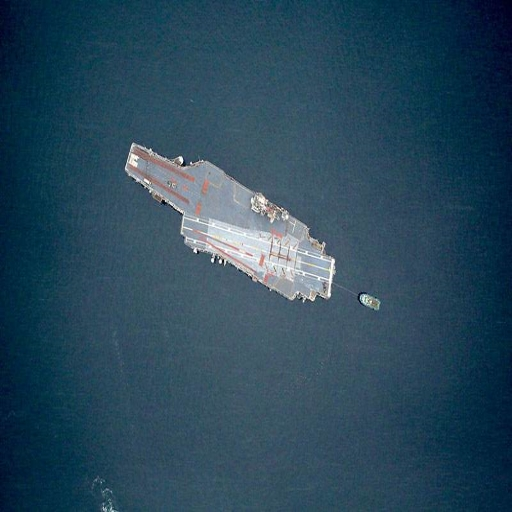
%> input picture 10.8/舰船模型.jpg, 512 x 512 px
$ octave test3.m   (GNU Octave 9; MATLAB toolbox functions it lacks are replaced by stand-ins)
%> lines starting %> are read from the running program, lines starting %| are printed output that depends on the picture
### 10.8/aperture.m
function [PU] = aperture(Rcirc, rho, theta)
% aperture 做一个孔径 ------------------------------------
% Rcirc 孔径半径
% rho   距离中心距离
% theta 偏移角

% 排布图大小 M x M;
M = 512;
N = M;
% 空矩阵
pu = zeros(M);

% 圆域内赋值为 1
for n=1:N
    for m=1:M
        % 在图中心半径 Rcirc以内的点都置1 其余的都为0
        if(n-N/2)^2+(m-M/2)^2<Rcirc^2
            pu(n,m)=1;
        end
    end
end

% 平移坐标
x = round(rho*cos(theta));
y = round(rho*sin(theta));

% 平移
se = translate(strel(1), [x y]);%指定方向平移
pu = imdilate(pu,se);%%将灰度图膨胀
pu = transpose(pu);%转置
% 边角填充的 -inf 归零处理
P=find(pu<0);
pu(P(:))=0;
% 设置返回值
PU = pu;
end

### 10.8/three_aperture_1.m
% three_aperture 三孔径阵列 每个孔径间隔 2/3 pi
% Rcirc 孔径半径
%x,y    位置坐标
function [PU] = three_aperture_1(Rcirc, x , y ,Rcirc1, x1 , y1  )

% 相邻孔径的相位差
delta = 2 * pi/3;

%% 三个内孔径
rho = sqrt(x*x+y*y);
theta = atan2(y,x);
pu0 = aperture(Rcirc, rho, theta);
pu1 = aperture(Rcirc, rho, theta + delta);
pu2 = aperture(Rcirc, rho, theta + 2 * delta);
%% 三个外子径
rho1 = sqrt(x1*x1+y1*y1);
theta1 = atan2(y1,x1);
pu3 = aperture(Rcirc1, rho1, theta1);
pu4 = aperture(Rcirc1, rho1, theta1 + delta);
pu5 = aperture(Rcirc1, rho1, theta1 + 2 * delta);
% 逻辑或 孔径阵列复合
pu = pu0 | pu1 | pu2 | pu3 | pu4 | pu5;

% 设置返回值
PU = double(pu);
end

### 10.8/test3.m
%% 用于测试3+3构型的方案
%% 3是golay3构型，外面的3也是golay3构型
%% 内golay3构型从里到外 外Golay3从外到里
clear all;
clc;
%% 获取舰船原始图像
I = imread('舰船模型.jpg');
%> I is the input picture: size 512x512x3 uint8; mean R, G, B 42.1, 72, 90.3
% I = imread('舰船模型2.jpg');
I1 = rgb2gray(I);%转化为灰度图
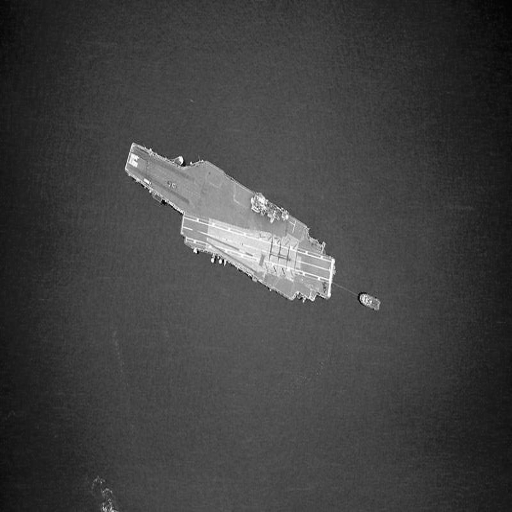
%> I1: size 512x512 uint8; min 3, max 254, mean 65.1
I2 = im2double(I1);%转化为double型
% figure(1);
% imshow(I2);%展示原始图像
% title('原始灰度图像');
Input = fliplr(I2);%矩阵左右翻转
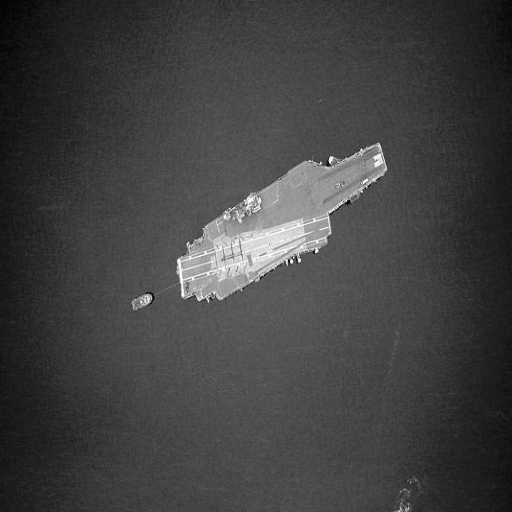
%> Input: size 512x512 double; min 0.0118, max 0.996, mean 0.255; mean of the top-left, top-right, bottom-left and bottom-right quarters 0.232, 0.277, 0.264, 0.248
Input = flipud(I2);%矩阵上下翻转
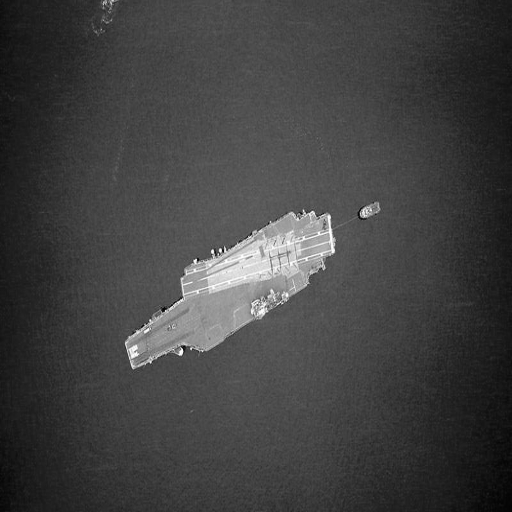
%> Input: size 512x512 double; min 0.0118, max 0.996, mean 0.255; mean of the top-left, top-right, bottom-left and bottom-right quarters 0.248, 0.264, 0.277, 0.232
S_Input = double(Input);
[M,N]=size(I2);
%> M = 512; N = 512
F_Input = fft2(S_Input,M,N);%物方图像进行傅里叶变换
F_abs = abs(F_Input);
F_shift = fftshift(F_abs);%将零频分量移到中心
%% 初始化各项参数
M = 512;
pu = zeros(M);
d = 2.001;%内子径口径
r = d/2;
d1 = 4.001;%外子径口径
r1 = d1/2;
rho0 = d;%初始中心距
rho1 = 22;
phi0 = 0;%初始相位差
phi01 = 0;
x = rho0*cos(phi0);
y = rho0*sin(phi0);%初始内子径位置
x1 = rho1*cos(phi01);
y1 = rho1*sin(phi01);%初始内子径位置
D0 = 50;%目标等效口径
D = 22;%内子径最大增长
delta_r = d;%内子径增长长度
delta_r1 = d1;%外子径增长长度
%% 定义golay3构型
pu= pu+three_aperture_1(r,x,y,r1,x1,y1);%初始阵列
%> the run ends on the next line
